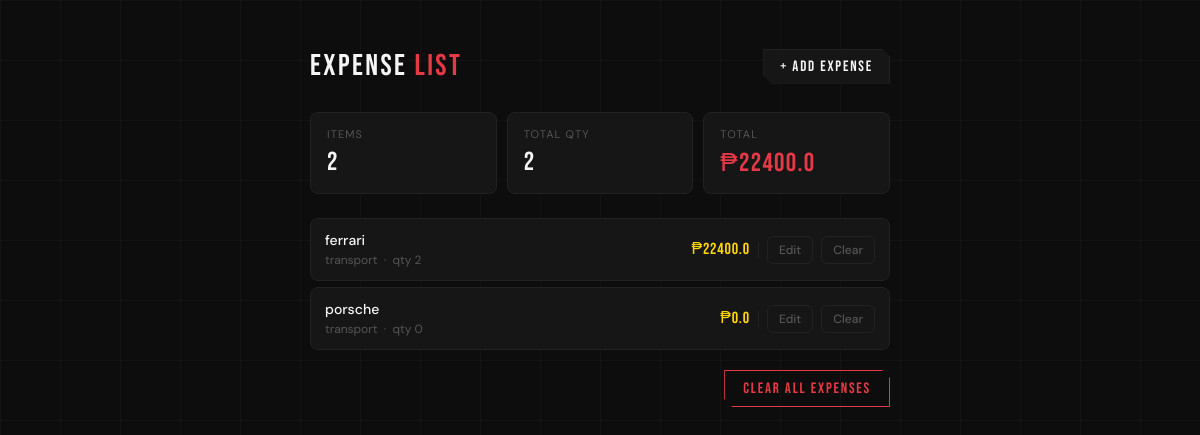
Page /list on the committed database.
### tables this page shows
CREATE TABLE items (
        item_id TEXT PRIMARY KEY,
        name TEXT,
        brand TEXT,
        ETA TEXT,
        price REAL,
        quantity INTEGER,
        amount REAL
    );

### app.py (the view)
@app.route("/list")
def list_items():
    conn = get_db()
    cursor = conn.cursor()
    cursor.execute("SELECT * FROM items")
    rows = cursor.fetchall()
    conn.close()
    items = [dict(row) for row in rows]
    total = sum(item["amount"] for item in items)
    return render_template("list.html", items=items, total=total)

### app.py (called while the page is built)
def get_db():
    conn = sqlite3.connect("database.db")
    conn.row_factory = sqlite3.Row
    return conn

### templates/list.html (shortened to what this page needs)
<!doctype html>
<html>
  <head>
  </head>
  <body>
    <div class="wrap">
      <div class="top">
        <h1>Expense <span>List</span></h1>
        <a href="/add_items">+ Add Expense</a>
      </div>
      <div class="stats">
        <div class="stat">
          <div class="stat-label">Items</div>
          <div class="stat-value">{{ items | length }}</div>
        </div>
        <div class="stat">
          <div class="stat-label">Total qty</div>
          <div class="stat-value">{{ items | sum(attribute='quantity') }}</div>
        </div>
        <div class="stat">
          <div class="stat-label">Total</div>
          <div class="stat-value">₱{{ total }}</div>
        </div>
      </div>
      <div class="list">
        {% for item in items %}
        <div class="row">
          <div class="row-left">
            <span class="row-name">{{ item.name }}</span>
            <span class="row-meta"
              >{{ item.brand }} &nbsp;·&nbsp; qty {{ item.quantity }}</span
            >
          </div>
          <div class="row-right">
            <span class="row-amount">₱{{ item.amount }}</span>
            <form action="/edit/{{ item['item_id'] }}">
              <button type="submit" class="btn-action">Edit</button>
            </form>
            <form action="/delete/{{ item['item_id'] }}" method="POST">
              <button type="submit" class="btn-action danger">Clear</button>
            </form>
          </div>
        </div>
        {% endfor %}
      </div>
      <div class="footer">
        <form action="/clear" method="POST">
          <button type="submit" class="btn-clear-all">
            Clear All Expenses
          </button>
        </form>
      </div>
    </div>
  </body>
</html>

### templates/list.html (style rules this page uses)
:root { --red: #e63946; --dark: #0d0d0d; --card: #161616; --muted: #555555; --white: #f5f5f5; --accent: #ffd60a; --border: #222222; --hover: #1e1e1e; }
* { box-sizing: border-box; margin: 0; padding: 0; }
body { font-family: "DM Sans", sans-serif; background: var(--dark); background-image: linear-gradient(rgba(255, 255, 255, 0.025) 1px, transparent 1px), linear-gradient( 90deg, rgba(255, 255, 255, 0.025) 1px, transparent 1px ); background-size: 60px 60px; padding: 3rem 1rem; color: var(--white); }
.wrap { max-width: 580px; margin: 0 auto; }
.top { display: flex; align-items: center; justify-content: space-between; margin-bottom: 1.75rem; }
.top h1 { font-family: "Bebas Neue", sans-serif; font-size: 30px; font-weight: 400; letter-spacing: 0.08em; color: var(--white); }
.top h1 span { color: var(--red); }
.top a { font-family: "Bebas Neue", sans-serif; font-size: 15px; letter-spacing: 0.12em; color: var(--white); text-decoration: none; border: 1px solid var(--border); border-radius: 0; padding: 7px 16px; background: var(--card); clip-path: polygon( 0 0, calc(100% - 8px) 0, 100% 8px, 100% 100%, 8px 100%, 0 calc(100% - 8px) ); transition: background 0.2s ease, color 0.2s ease; }
.stats { display: grid; grid-template-columns: repeat(3, 1fr); gap: 10px; margin-bottom: 1.5rem; }
.stat { background: var(--card); border: 1px solid var(--border); border-radius: 8px; padding: 14px 16px; transition: border-color 0.2s ease; }
.stat-label { font-size: 11px; color: var(--muted); letter-spacing: 0.1em; text-transform: uppercase; margin-bottom: 6px; }
.stat-value { font-family: "Bebas Neue", sans-serif; font-size: 26px; font-weight: 400; letter-spacing: 0.05em; color: var(--white); }
.stat:last-child .stat-value { color: var(--red); }
.list { display: flex; flex-direction: column; gap: 6px; }
.row { display: grid; grid-template-columns: 1fr auto; align-items: center; gap: 12px; background: var(--card); border: 1px solid var(--border); border-radius: 8px; padding: 12px 14px; transition: border-color 0.2s ease; }
.row-left { display: flex; flex-direction: column; gap: 3px; }
.row-name { font-size: 14px; font-weight: 500; color: var(--white); }
.row-meta { font-size: 12px; color: var(--muted); }
.row-right { display: flex; align-items: center; gap: 8px; }
.row-amount { font-family: "Bebas Neue", sans-serif; font-size: 16px; letter-spacing: 0.05em; color: var(--accent); min-width: 64px; text-align: right; }
.btn-action { font-family: "DM Sans", sans-serif; font-size: 12px; font-weight: 500; padding: 5px 11px; border-radius: 6px; border: 1px solid var(--border); background: transparent; color: var(--muted); cursor: pointer; white-space: nowrap; transition: background 0.2s ease, color 0.2s ease, border-color 0.2s ease; }
.footer { display: flex; justify-content: flex-end; margin-top: 1.25rem; }
.btn-clear-all { font-family: "Bebas Neue", sans-serif; font-size: 15px; letter-spacing: 0.12em; padding: 8px 18px; border: 1px solid var(--red); border-radius: 0; clip-path: polygon( 0 0, calc(100% - 8px) 0, 100% 8px, 100% 100%, 8px 100%, 0 calc(100% - 8px) ); background: transparent; color: var(--red); cursor: pointer; transition: background 0.2s ease, color 0.2s ease; }

### rows in the picture
items: name "ferrari", brand "transport", quantity "2", amount "22400.0"
items: name "porsche", brand "transport", quantity "0", amount "0.0"

### other values in the picture
{{ items | length }} "2"
{{ items | sum(attribute='quantity') }} "2"
{{ total }} "22400.0"
